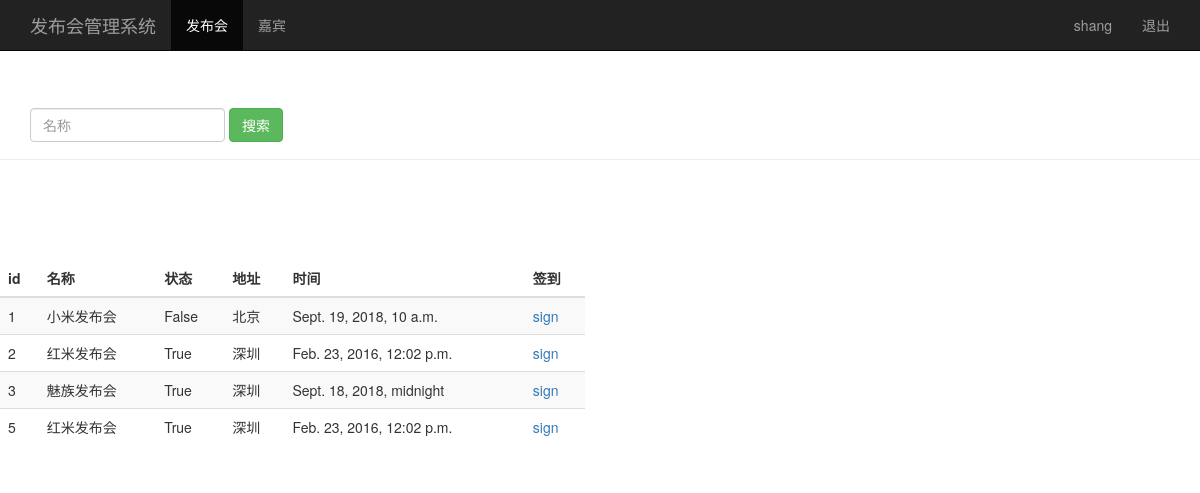
The page /event_manage/ (signed in) on the database its author committed.
### app01/models.py (models this page shows, shortened)
class Event(models.Model):
    name = models.CharField(max_length=100)
    limit = models.IntegerField()
    status = models.BooleanField()
    address= models.CharField(max_length=200)
    start_time = models.DateTimeField("event time")
    create_time = models.DateTimeField(auto_now=True)

### app01/views.py (the view)
# urls.py: url(r'^event_manage/', views.event_manage),
@login_required
def event_manage(request):
    event_list = Event.objects.all()
    username = request.session.get("user1")
    return render(request,"event_manage.html", {"user": username, "events": event_list})

### app01/templates/event_manage.html (shortened to what this page needs)
<!DOCTYPE html>
<html lang="en">
<head>
    {% load bootstrap3 %}
    {% bootstrap_css %}
</head>
<body>
<nav class="navbar navbar-inverse navbar-fixed-top">
    <div class="container">
        <div class="navbar-header">
            <a class="navbar-brand" href="/event_manage/">发布会管理系统</a>
        </div>
        <div id="navbar" class="collapse navbar-collapse">
            <ul class="nav navbar-nav">
                <li class="active"><a href="#">发布会</a></li>
                <li><a href="/guest_manage/">嘉宾</a></li>
            </ul>
            <ul class="nav navbar-nav navbar-right">
                <li><a href="#">{{ user }}</a></li>
                <li><a href="/logout/">退出</a></li>
            </ul>
        </div>
    </div>
</nav>
<div class="page-header" style="padding-top:60px;">
    <div id="navbar" class="navbar-collapse collapse">
        <form class="navbar-form" method="get" action="/search_name/">
            <div class="form-group">
                <input name="name" type="text" placeholder="名称" class="form-control">
                <input type="submit" value="搜索" class="btn btn-success">
            </div>
        </form>
    </div>
</div>
<div class="row" style="padding-top:80px;">
    <div class="col-md-6">
        <table class="table table-striped">
            <thead>
            <tr>
                <th>id</th>
                <th>名称</th>
                <th>状态</th>
                <th>地址</th>
                <th>时间</th>
                <th>签到</th>
            </tr>
            </thead>
            <tbody>
            {% for event in events %}
                <tr>
                    <td>{{ event.id }}</td>
                    <td>{{ event.name }}</td>
                    <td>{{ event.status }}</td>
                    <td>{{ event.address }}</td>
                    <td>{{ event.start_time }}</td>
                    <td>
                        <a href="/sign_index/?id={{ event.id }}" target="{{ event.id }}_blank" >sign</a>
                    </td>
                </tr>
            {% endfor %}
            </tbody>
        </table>
    </div>
</div>
</body>
</html>

### rows shown on the page
Event: id "1", name "小米发布会", status "False", address "北京", start_time "Sept. 19, 2018, 10 a.m."
Event: id "2", name "红米发布会", status "True", address "深圳", start_time "Feb. 23, 2016, 12:02 p.m."
Event: id "3", name "魅族发布会", status "True", address "深圳", start_time "Sept. 18, 2018, midnight"
Event: id "5", name "红米发布会", status "True", address "深圳", start_time "Feb. 23, 2016, 12:02 p.m."

### other values the page prints
{{ user }} "shang"
